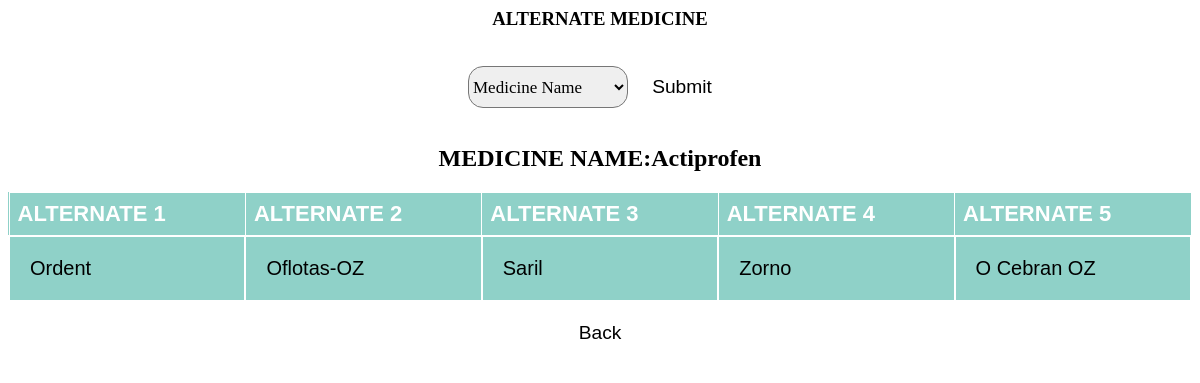
Page /substitute.php?inputfld=Actiprofen on the committed database.
### tables this page shows
CREATE TABLE `alternate` (
  `medicine_name` varchar(50) NOT NULL,
  `alternate_1` varchar(50) NOT NULL,
  `alternate_2` varchar(50) NOT NULL,
  `alternate_3` varchar(50) NOT NULL,
  `alternate_4` varchar(30) NOT NULL,
  `alternate_5` varchar(30) NOT NULL
);

### substitute.php (the view, shortened to what this page needs)
<html>
<head>
    <link rel="stylesheet" type="text/css" href="medicine_display.css">
</head>
<body>
<h3><center>ALTERNATE MEDICINE</center></h3>
<form name="form" action="" method="get">
<select  name="inputfld" style="width:160px; height:42px; border-radius:15px; font-family:Arial Rounded MT Bold; font-size: 17px;">
<option value="find substitute">Medicine Name</option>>
</select>
<input type="submit" name="submit">
</form>
<table id="tabletag">
        <tr style="">
            <th>ALTERNATE 1</th>
            <th>ALTERNATE 2</th>
            <th>ALTERNATE 3</th>
            <th>ALTERNATE 4</th>
            <th>ALTERNATE 5</th>
        </tr>
        <?php
            $invar = '0';
            if(isset($_GET['inputfld'])){
            $invar = $_GET['inputfld'];
            }
            $host="localhost";
            $dbusername="root";
            $dbpassword="";
            $dbname="docdot";
            $conn =mysqli_connect($host,$dbusername,$dbpassword,$dbname);
                Echo "<html>";
                Echo
                  "<center><h2><b>MEDICINE NAME:</b>";
                        echo $invar;
    $sql = "SELECT alternate_1,alternate_2,alternate_3,alternate_4,alternate_5 FROM alternate WHERE medicine_name = '$invar'";
        $result = $conn->query($sql);
        while($resultRow = $result->fetch_row()){
            echo "<tr>";
            for($i = 0; $i < $result->field_count; $i++){
                echo "<td>$resultRow[$i]</td>";
    }
    echo "</tr>";
    }
    echo "</table>";
?>
<form action="drugsymbtom.php" >
<button type="submit"
 style="width: 100px;
    background-color: white;
    color: black;
     font-size: 1.2em;
      padding: 12px 20px;
    margin: 8px 0;
    border: none;
    border-radius: 4px;
    cursor: pointer;">Back</button>
</form>
</body>
</head>
</html>

### medicine_display.css (style rules this page uses)
form { background-color: }
table { font-family: arial, sans-serif; border-collapse: collapse; width: 100%; height:40px; }
th { border: 1px solid white; text-align: left; padding: 8px; color:white; width: 15%; height:20px; font-size: 22px; }
input[type=submit] { width: 100px; height:60px; background-color: white; border-radius:12px; color: black; font-size: 1.2em; padding: 12px 20px; margin: 8px 0; border: none; border-radius: 4px; cursor: pointer; }
body { background-image: url("img/healthcare.jpg"); height:100%; background-repeat:no-repeat; background-size:cover; background-position:repeat; }
table { background-color: rgba(69, 178, 163,0.6); }
td { padding: 20px; border: 2px solid white; color: solid black; font-style: bold; font-size: 20px; }
form { align-items: center; text-align: center; }

### rows in the picture
alternate: alternate_1 "Ordent", alternate_2 "Oflotas-OZ", alternate_3 "Saril", alternate_4 "Zorno", alternate_5 "O Cebran OZ"

### other values in the picture
$invar "Actiprofen"
